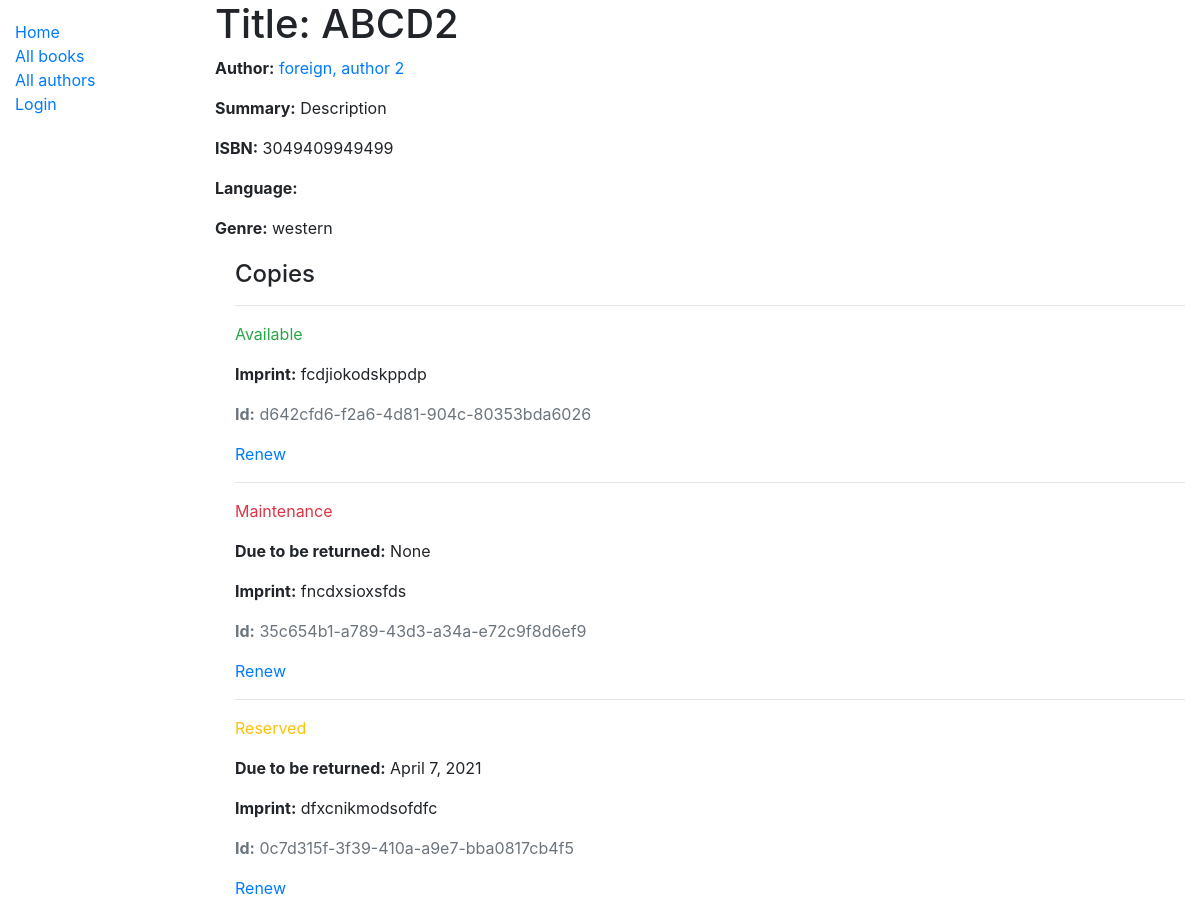
/catalog/book/2, run on the app's committed database.
### catalog/models.py (models this page shows, shortened)
class Book(models.Model):
    title = models.CharField(max_length=200)
    author = models.ForeignKey('Author', on_delete=models.SET_NULL, null=True)
    summary = models.TextField(max_length=1000, help_text='Enter a brief description of the book')
    isbn = models.CharField('ISBN', max_length=13, unique=True,
                             help_text='13 Character <a href="https://www.isbn-international.org/content/what-isbn">ISBN number</a>')
    genre = models.ManyToManyField(Genre, help_text='Select a genre for this book')
    def display_genre(self):
        """Create a string for the Genre. This is required to display genre in Admin."""
        return ', '.join(genre.name for genre in self.genre.all()[:3])
    class Meta:
        ordering = ['title']
    display_genre.short_description = 'Genre'

class Author(models.Model):
    first_name = models.CharField(max_length=100)
    last_name = models.CharField(max_length=100)
    date_of_birth = models.DateField(null=True, blank=True)
    date_of_death = models.DateField('Died', null=True, blank=True)
    class Meta:
        ordering = ['last_name', 'first_name']
    def __str__(self):
        return f'{self.last_name}, {self.first_name}'

class Genre(models.Model):
    name = models.CharField(max_length=200, help_text='Enter a book genre (e.g. Science Fiction)')
    def __str__(self):
        return self.name

class BookInstance(models.Model):
    id = models.UUIDField(primary_key=True, default=uuid.uuid4, help_text='Unique ID for this particular book across whole library')
    book = models.ForeignKey('Book', on_delete=models.RESTRICT, null=True)
    imprint = models.CharField(max_length=200)
    due_back = models.DateField(null=True, blank=True)
    LOAN_STATUS = (
        ('m', 'Maintenance'),
        ('o', 'On loan'),
        ('a', 'Available'),
        ('r', 'Reserved'),
    )
    status = models.CharField(
        max_length=1,
        choices=LOAN_STATUS,
        blank=True,
        default='m',
        help_text='Book availability',
    )
    borrower = models.ForeignKey(User, on_delete=models.SET_NULL, null=True, blank=True)
    class Meta:
        ordering = ['due_back']

### catalog/views.py (the view)
# urls.py: path('book/<int:pk>', views.BookDetailView.as_view(), name='book-detail'),
class BookDetailView(generic.DetailView):
    model = Book

### catalog/templates/catalog/book_detail.html
{% extends "base_generic.html" %}
{% block content %}
  <h1>Title: {{ book.title }}</h1>
  <p><strong>Author:</strong> <a href="">{{ book.author }}</a></p>
  <p><strong>Summary:</strong> {{ book.summary }}</p>
  <p><strong>ISBN:</strong> {{ book.isbn }}</p>
  <p><strong>Language:</strong> {{ book.language }}</p>
  <p><strong>Genre:</strong> {{ book.genre.all|join:", " }}</p>
  <div style="margin-left:20px;margin-top:20px">
    <h4>Copies</h4>
    {% for copy in book.bookinstance_set.all %}
      <hr>
      <p class="{% if copy.status == 'a' %}text-success{% elif copy.status == 'm' %}text-danger{% else %}text-warning{% endif %}">
        {{ copy.get_status_display }}
      </p>
      {% if copy.status != 'a' %}
        <p><strong>Due to be returned:</strong> {{ copy.due_back }}</p>
      {% endif %}
      <p><strong>Imprint:</strong> {{ copy.imprint }}</p>
      <p class="text-muted"><strong>Id:</strong> {{ copy.id }}</p>
      <a href="/catalog/book/{{copy.id}}/renew">Renew</a>
    {% endfor %}
  </div>
{% endblock %}

### data on the page
Book: title "ABCD2", author "foreign, author 2", summary "Description", isbn "3049409949499", genre.all "western"
BookInstance: status "Available", imprint "fcdjiokodskppdp", id "d642cfd6-f2a6-4d81-904c-80353bda6026"
BookInstance: status "Maintenance", due_back "None", imprint "fncdxsioxsfds", id "35c654b1-a789-43d3-a34a-e72c9f8d6ef9"
BookInstance: status "Reserved", due_back "April 7, 2021", imprint "dfxcnikmodsofdfc", id "0c7d315f-3f39-410a-a9e7-bba0817cb4f5"
